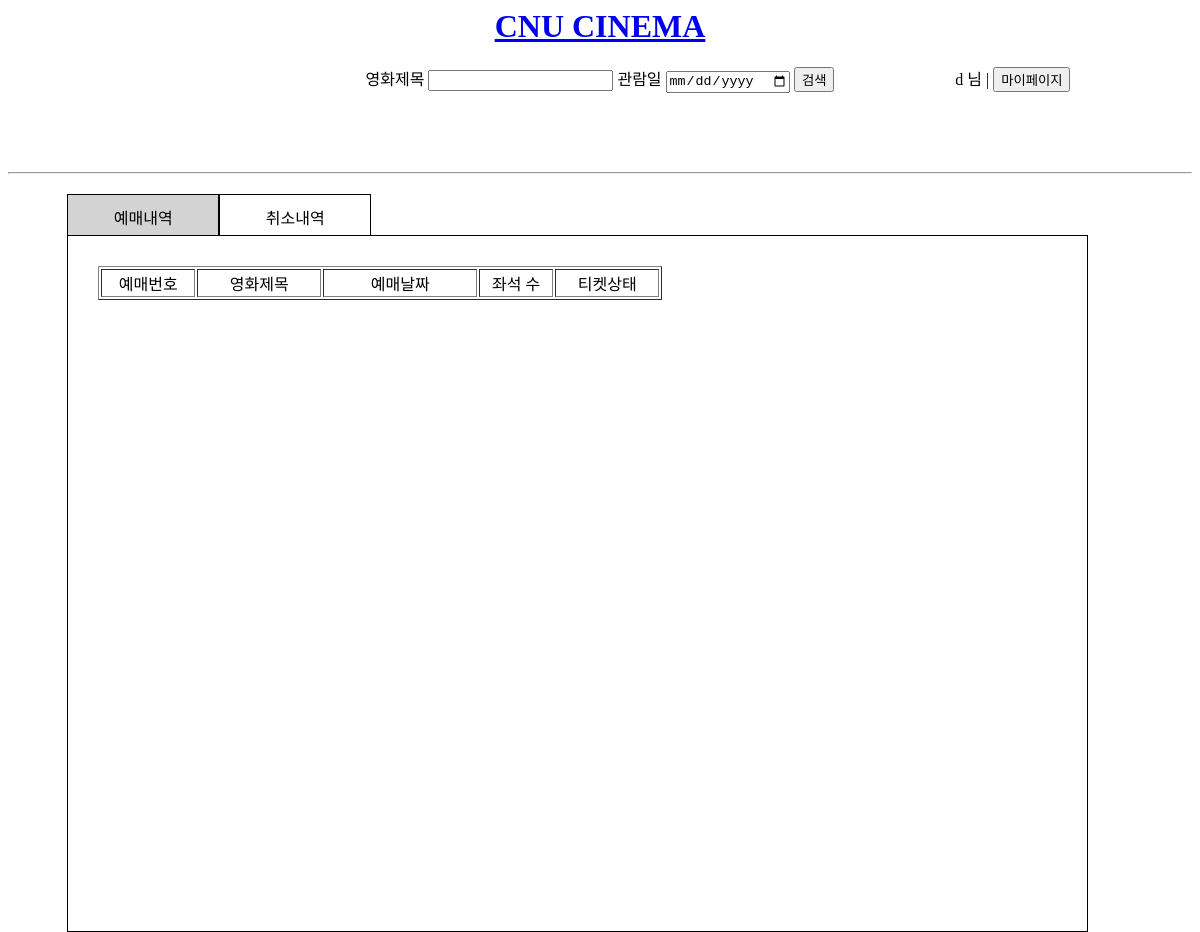
/mypage.php (signed in), run on an earlier commit of the app's database.
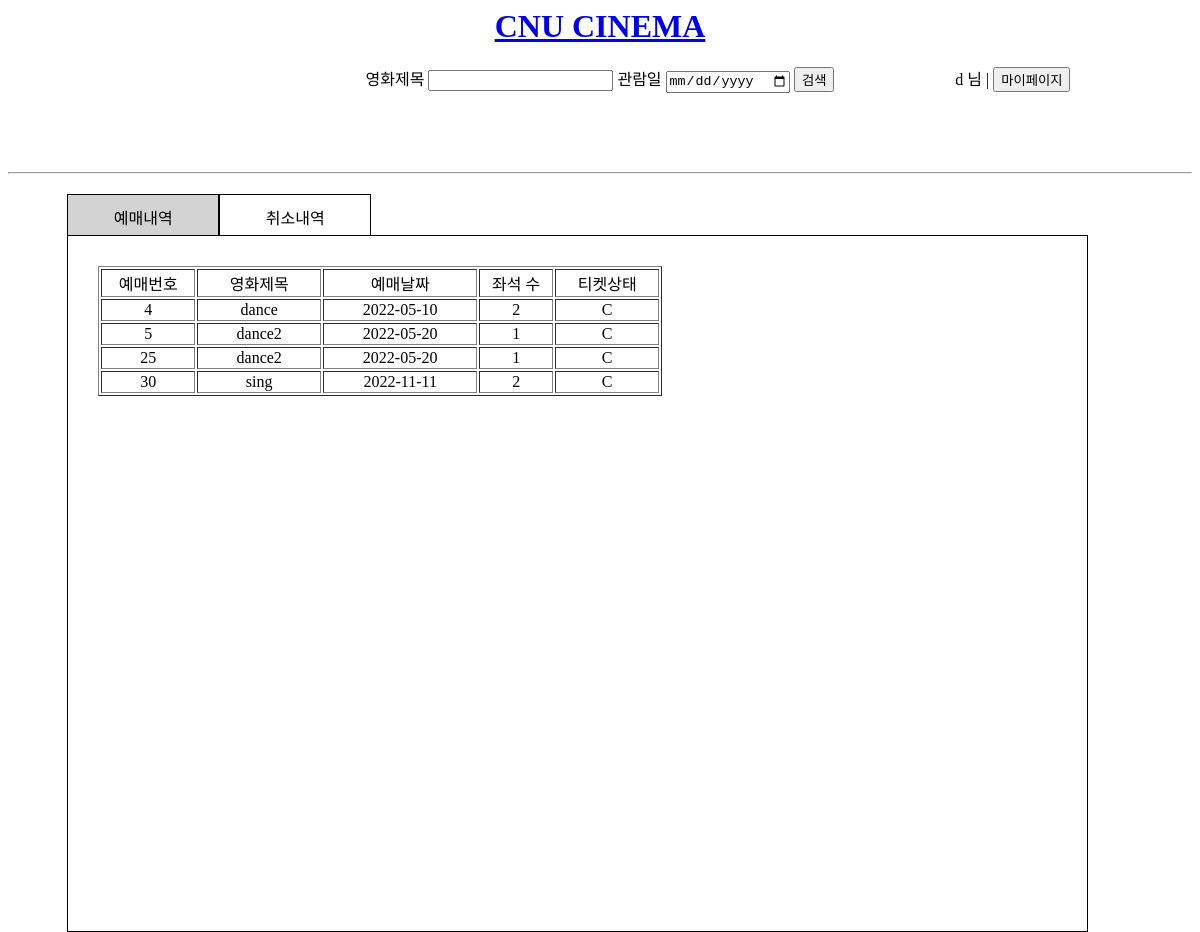
And on a later commit of the database.
### tables this page shows
CREATE TABLE Customer 
	(
	cid INTEGER NOT NULL,
	name TEXT,
	password TEXT NOT NULL,
	email TEXT,
	birth_date DATE,
	sex TEXT,
    CONSTRAINT Customer_PK PRIMARY KEY(cid)
	);

CREATE TABLE Ticketing 
	(
	id INTEGER PRIMARY KEY autoincrement,
	rc_date TEXT,
	seats INTEGER,
	status TEXT CHECK(status IN ('R','C','W')),
	cid INTEGER,
	sid INTEGER,
	CONSTRAINT Ticketing_FK1 FOREIGN KEY (cid) REFERENCES Customer(cid),
	CONSTRAINT Ticketing_FK2 FOREIGN KEY (sid) REFERENCES Schedule(sid)
	);

CREATE TABLE Movie 
	(
	mid TEXT NOT NULL,
	title TEXT,
	open_day TEXT,
	director TEXT,
	rating TEXT CHECK(rating IN ('ALL','12','15','18')),
	length INTEGER,
    CONSTRAINT Movie_PK PRIMARY KEY(mid)
	);

### conn.php (called while the page is built, shortened)
<?php
    if(isset($_SESSION["ID"])){
        $conn = TRUE;
    }
?>

### mypage.php (the view, shortened to what this page needs)
<?php
    include('conn.php');
?>
<html lang="en">
<head>
    <link rel="stylesheet" href="css/index.css">
</head>
<body>
    <div class="header">
        <h1 id="title"><a href="/index.php">CNU CINEMA</a></h1>
        <div class="div1"></div>
        <div class="div2" id="search">
            <form action="search.php" method="get" name="search" onsubmit="return blankSearch();">
                영화제목 <input type="text" id="search" name="movie_title">
                관람일 <input type="date" name="date">
                <input type="submit" value="검색">
            </form>
        </div>
        <?php
            if($conn){
                $email = $_SESSION["ID"];
                $pw = $_SESSION["PWD"];
                $q=$db->query("SELECT name FROM customer WHERE email='$email' and password='$pw';");
                $results = $q->fetchAll(PDO::FETCH_ASSOC);
                $name = $results[0]["name"];
                echo "<div>$name 님 | <button onclick='location.href=\"mypage.php\"'>마이페이지</button></div>";
        ?>
        <?php
            }
        ?>
    </div><br><br>
    <div>
        <hr>
    </div>
    <div class="lists">
        <div class="top">
            <ul>
                <li class="myList book clicked" id="rList" onclick="check(event)">예매내역</li>
                <li class="myList cancel" id="cList"  onclick="check(event)">취소내역</li>
            </ul>
        </div>
        <div class="list-content1 book content">
            <?php
            $email = $_SESSION["ID"];
                $q=$db->query("SELECT * FROM ticketing WHERE cid=(SELECT cid FROM customer WHERE email='$email');");
                $results = $q->fetchAll(PDO::FETCH_ASSOC);
                echo "<table border='1' class='bookingL book content'>
                        <tr>
                            <td class='td__1'>예매번호</td>
                            <td class='td__2'>영화제목</td>
                            <td class='td__3'>예매날짜</td>
                            <td class='td__4'>좌석 수</td>
                            <td class='td__5'>티켓상태</td>
                        </tr>";
                foreach($results as $row){
                    echo "<tr>";
                    $id = $row["id"];
                    $rc_date = $row["rc_date"];
                    $seats = $row["seats"];
                    $status = $row["status"];
                    $sid = $row["sid"];
                    $tmp=$db->query("SELECT title FROM movie WHERE mid=(SELECT mid FROM schedule WHERE sid=$sid);");
                    $r = $tmp->fetchAll(PDO::FETCH_ASSOC);
                    $title = $r[0]["title"];
                    echo "<td class='td__1'>$id</td><td class='td__2'>$title</td><td class='td__3'>$rc_date</td><td class='td__4'>$seats</td><td class='td__5'>$status</td>";
                }
            ?>
        </div>
    </div>
</body>
</html>

### css/index.css (style rules this page uses)
.header { margin-bottom: 3%; }
#title { color: red; text-align: center; }
#search { text-align: center; }
.div1 { float: left; height: 5px; width: 20%; }
.div2 { float: left; width: 60%; margin: auto; }
ul { padding: 0; margin: 0; }
.clicked { background-color: lightgrey; }
#cList, #rList { list-style: none; float: left; border: 1px; border-style: solid; width: 150px; height: 30px; text-align: center; padding-top: 10px; }
.lists { width: 90%; height: 90%; margin-left: 5%; margin-top: 20px; }
.top { width: 90%; height: 40px; margin-bottom: 1px; }
.list-content1 { border: 1px; border-style: solid; width: 90%; height: 90%; padding: 30px; }
.bookingL { text-align: center; }
.td__1 { width: 90px; }
.td__2 { width: 120px; }
.td__3 { width: 150px; }
.td__4 { width: 70px; }
.td__5 { width: 100px; }

What changed in the data, as far as the page shows it:
added ticketing: id "4", movie.title "dance", rc_date "2022-05-10", seats "2", status "C"
added ticketing: id "5", movie.title "dance2", rc_date "2022-05-20", seats "1", status "C"
added ticketing: id "25", movie.title "dance2", rc_date "2022-05-20", seats "1", status "C"
added ticketing: id "30", movie.title "sing", rc_date "2022-11-11", seats "2", status "C"
